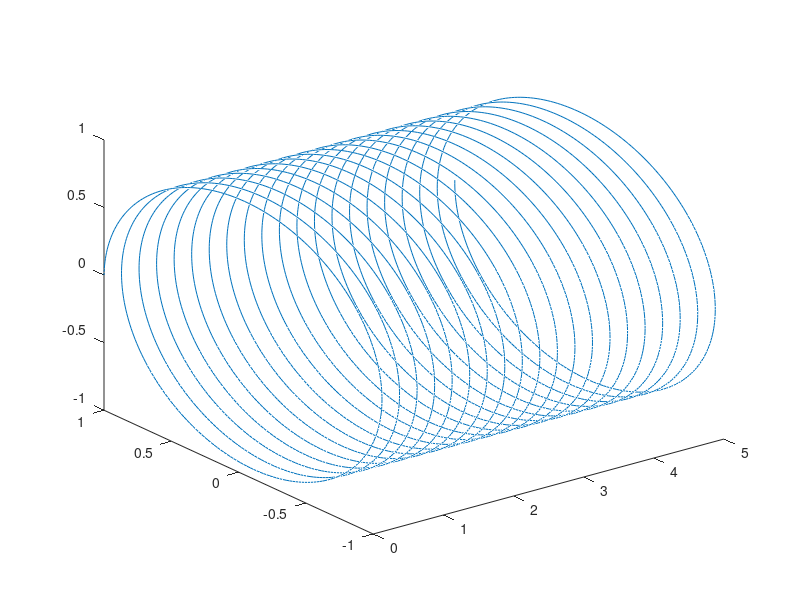

MATLAB code for this plot:
%% 11.1 
% Plotting a sine wave
srate = 1000; 
time = 0:1/srate:5; 
f = 4; 
a = 2; 
th = pi/2; 
sinewave = a*sin(2*pi*f*time+th);
plot(time,sinewave)
% Complex Sine Wave
csw = exp(1i*2*pi*f*time); 
plot3(time,real(csw),imag(csw))